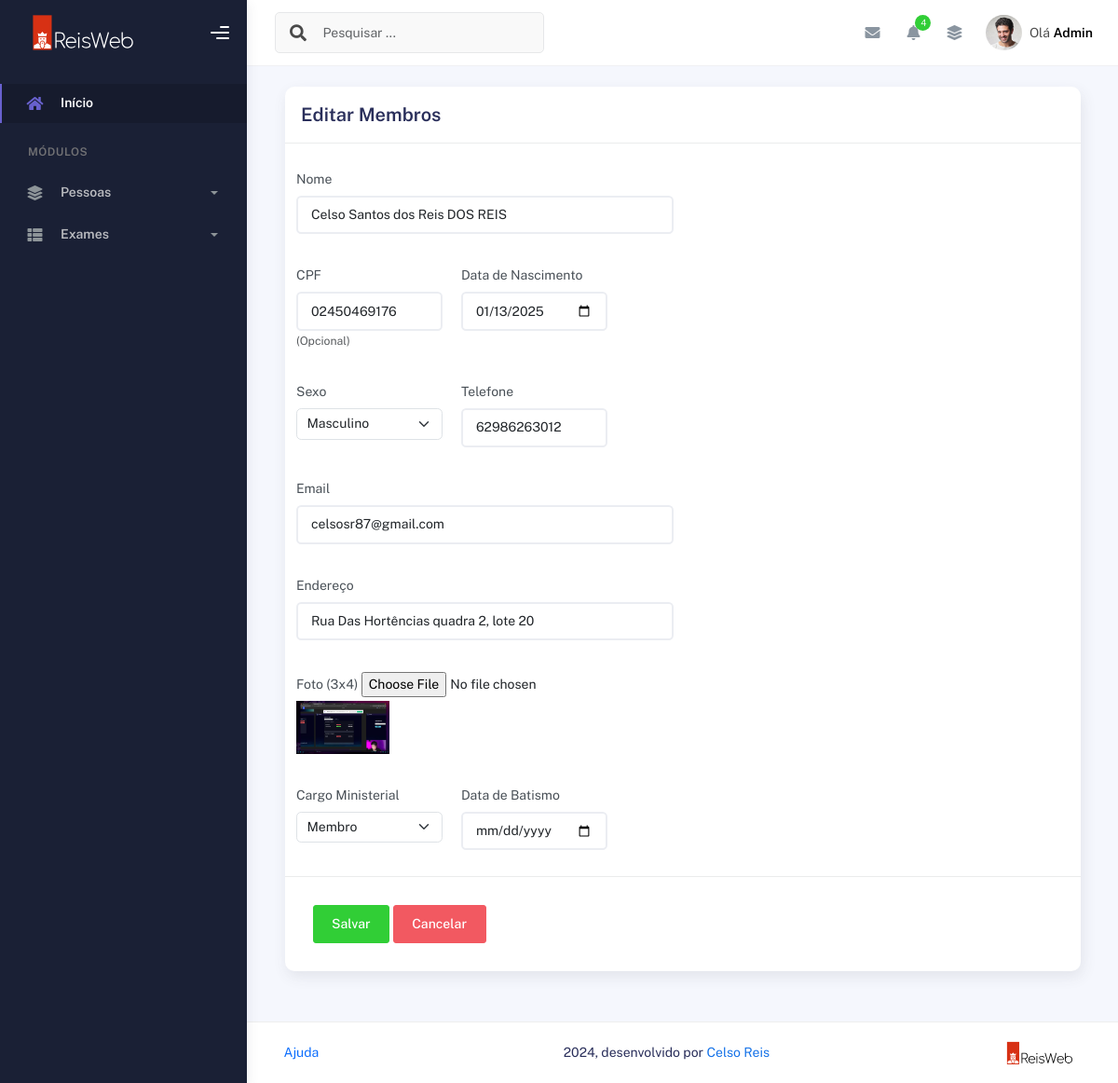
/membros/editar/17/ (signed in), run on an earlier commit of the app's database.
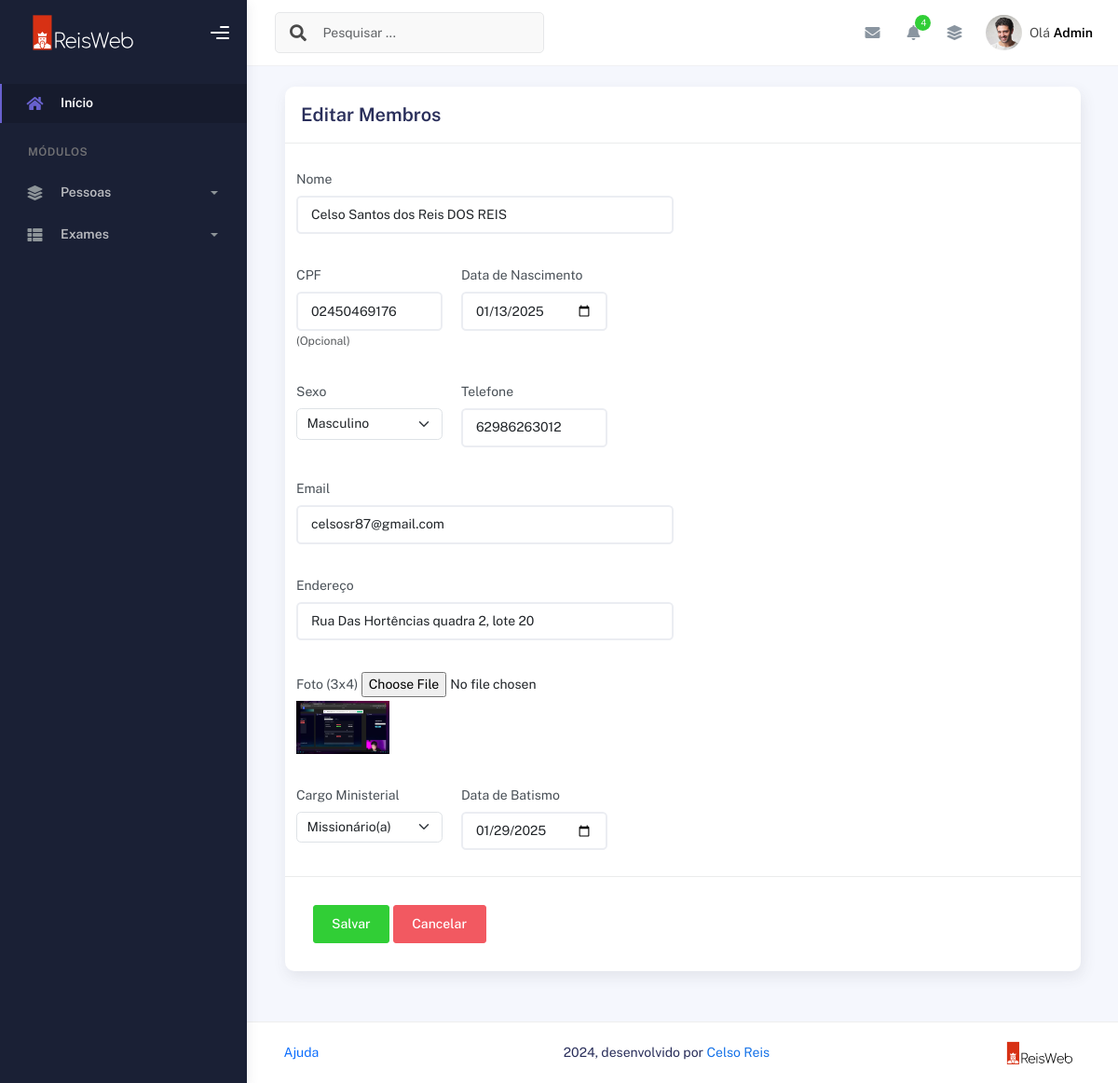
And on a later commit of the database.
### plataformaigreja/models.py (models this page shows, shortened)
class Membros(models.Model):
    choices_sexo = (('F', 'Feminino'),
                    ('M', 'Masculino'))
    choices_cargo = (('A', 'Auxiliar'),
                     ('C', 'Congregado'),
                     ('Cr', 'Crianças'),
                     ('Da', 'Diaconisa'),
                     ('D', 'Diácono'),
                     ('E', 'Evangelista'),
                     ('J', 'Jovem'),
                     ('Mb', 'Membro'),
                     ('Mi', 'Missionário(a)'),
                     ('Pr', 'Pastor'),
                     ('P', 'Presbítero'))
    nome = models.CharField(max_length=50)
    sexo = models.CharField(max_length=1, choices=choices_sexo)
    cpf = models.CharField(max_length=20, blank=True, null=True)
    email = models.EmailField(blank=True, null=True)
    telefone = models.CharField(max_length=19, blank=True, null=True)
    endereco = models.CharField(max_length=100, blank=True, null=True)
    foto = models.ImageField(upload_to="img_membros", null=True, blank=True)
    data_nascimento = models.DateField(null=True, blank=True)
    data_batismo = models.DateField(null=True, blank=True)
    cargo = models.CharField(max_length=2, choices=choices_cargo)
    pastor = models.ForeignKey(User, on_delete=models.CASCADE)

### plataformaigreja/views.py (the view, shortened to what this page needs)
# urls.py: path('membros/editar/<int:id>/', views.atualizar_membro, name='editar_membro'),
@login_required(login_url='/usuarios/login')
def atualizar_membro(request, id):
    membro = get_object_or_404(Membros, id=id, pastor=request.user)
    if request.method == "GET":
        return render(request, 'editar_membro.html', {'membro': membro})

### plataformaigreja/templates/editar_membro.html (shortened to what the changed rows need)
{% extends "bases/base_plataformaigreja.html" %}
{% load static %}
{% block 'conteudo' %}
        <div class="container">
          <div class="page-inner">
            <div class="row g-3">
              <div class="col-md-12">
                  <div class="card">
                    <div class="card-body">
                      <div class="row">
                        <div class="col-md-6 col-lg-6">
                          <form class="row g-3" method="post" enctype="multipart/form-data">{% csrf_token %}
                          <div class="form-group">
                            <label for="nome">Nome</label>
                            <input
                              type="text"
                              class="form-control"
                              id="nome"
                              name="nome"
                              value="{{ membro.nome }}"
                            />
                          </div>
                          <div class=" col-md-5 form-group">
                            <label for="cpf">CPF</label>
                            <input
                              type="text"
                              class="form-control"
                              id="cpf"
                              name="cpf"
                              value="{{ membro.cpf }}"
                            />
                            <small id="cpf2" class="form-text text-muted"
                              >(Opcional)</small
                            >
                          </div>
                          <div class="col-md-5 form-group">
                            <label for="data_nascimento">Data de Nascimento</label>
                            <input
                              type="date"
                              class="form-control"
                              id="data_nascimento"
                              name="data_nascimento"
                              value="{{ membro.data_nascimento | date:'Y-m-d' }}"
                            />
                          </div>
                          <div class="col-md-5 form-group">
                            <label for="sexo"
                              >Sexo</label
                            >
                            <select
                              class="form-select"
                              id="sexo"
                              name="sexo"
                            >
                            <option value="M" {% if membro.sexo == 'M' %}selected{% endif %}>Masculino</option>
                            </select>
                          </div>
                          <div class="col-md-5 form-group">
                            <label for="telefone">Telefone</label>
                            <input
                              type="phone2numeric"
                              class="form-control"
                              id="telefone"
                              name="telefone"
                              value="{{ membro.telefone }}"
                            />
                          </div>
                          <div class="form-group">
                            <label for="email">Email</label>
                            <input
                              type="email"
                              class="form-control"
                              id="email"
                              name="email"
                              value="{{ membro.email }}"
                            />
                          </div>
                          <div class="form-group">
                            <label for="endereco">Endereço</label>
                            <input
                              type="text"
                              class="form-control"
                              id="endereco"
                              name="endereco"
                              value="{{ membro.endereco }}"
                            />
                          </div>
                          <div class="form-group">
                            <label for="foto"
                              >Foto (3x4)</label
                            >
                            <input
                              type="file"
                              class="form-control-file"
                              id="foto"
                              name="foto"
                            />
                            {% if membro.foto %}
                                <img src="{{ membro.foto.url }}" alt="Foto do Membro" width="100">
                            {% endif %}
                          </div>
                          <div class="col-md-5 form-group">
                            <label for="cargo"
                              >Cargo Ministerial</label
                            >
                            <select
                              class="form-select"
                              id="cargo"
                              name="cargo"
                              required
                            >
                            {% for value, label in membro.choices_cargo %}
                                <option value="{{ value }}" {% if membro.cargo == value %}selected{% endif %}>{{ label }}</option>
                            {% endfor %}
                            </select>
                          </div>
                          <div class="col-md-5 form-group">
                            <label for="data_batismo">Data de Batismo</label>
                            <input
                                type="date"
                                class="form-control"
                                id="data_batismo"
                                name="data_batismo"
                                value="{{ membro.data_batismo|date:'Y-m-d' }}"                            />
                          </div>
                        </div>
                      </div>
                    </div>
                  </div>
                </div>
              </div>
            </div>
          </div>
{% endblock %}

What changed in the data, as far as the page shows it:
changed Membros "Celso Santos dos Reis DOS REIS": cargo "Membro" → "Missionário(a)"; data_batismo (not shown) → "01/29/2025"
